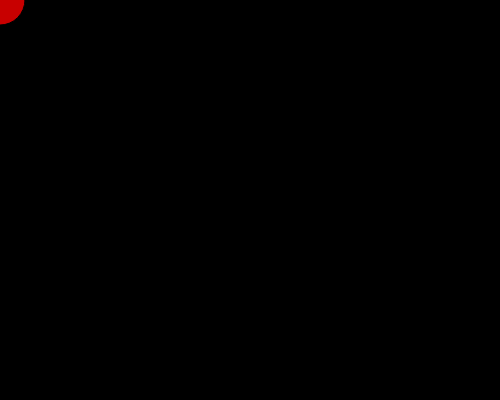
Frame 1 (no input)
Frame 60 (no input): identical to frame 1, image omitted
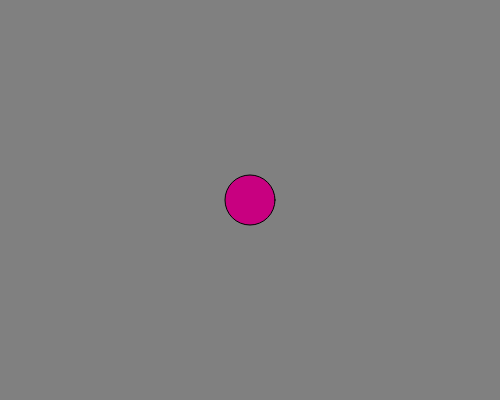
Frame 120 (the mouse pressed at the canvas centre since frame 60)

The p5.js sketch that drew these frames (run headless with seeded random() and noise() and a simulated clock; from frame 60 on, the mouse is pressed at the canvas centre):

// p5.js sketch
// ── sketch.js
var col=0;

function setup() {
  
  createCanvas(500, 400);
  
}

function draw() {
  r = map(mouseX,0,500,0,255);
  g = map(mouseY,0,400,0,255);
  b = map(mouseX,0,500,0,255);
    background(r,g,b);
   fill(200,0,r);
  ellipse(mouseX,mouseY,50,50);
  
}
